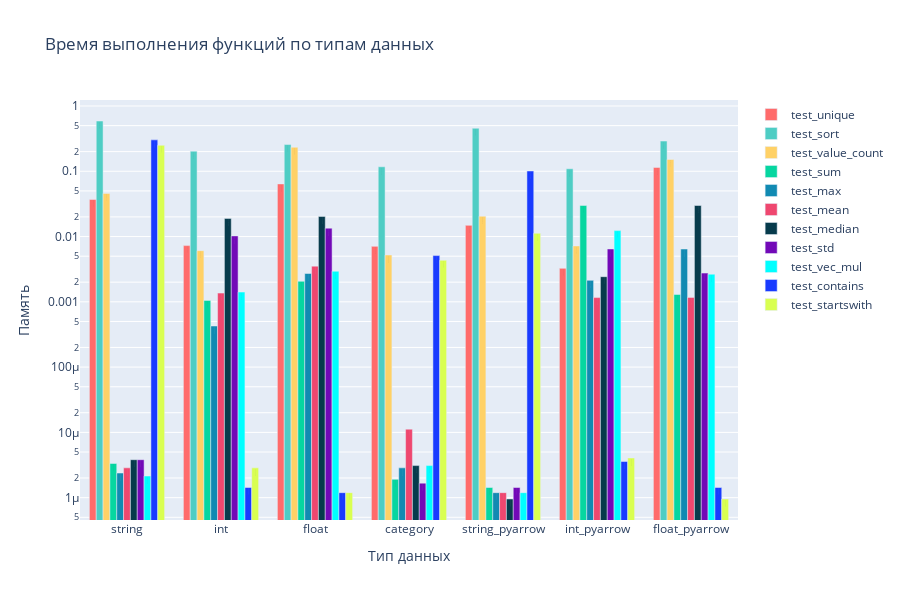

Notebook cell for this chart:
### Code cell
# Создаем график для времени выполнения
fig_time = go.Figure()

# Цвета для функций
colors = {
    'test_unique': '#FF6B6B',
    'test_sort': '#4ECDC4',
    'test_value_count': '#FFD166',
    'test_sum': '#06D6A0',
    'test_max': '#118AB2',
    'test_mean': '#EF476F',
    'test_median': '#073B4C',
    'test_std': '#7209B7',
    'test_vec_mul': '#00FFFF',
    'test_contains': "#193BFF",
    'test_startswith': "#D9FF51",
}

# Добавляем trace для каждой функции
for func in benchmark_df_res['function'].unique():
    func_data = benchmark_df_res[benchmark_df_res['function'] == func]
    fig_time.add_trace(go.Bar(
        name=func,
        x=func_data['column'],
        y=func_data['time'],
        marker_color=colors.get(func, 'gray'),
        text=[f'{t:.6f}' for t in func_data['time']],
        textposition='auto',
    ))

fig_time.update_layout(
    title='Время выполнения функций по типам данных',
    xaxis_title='Тип данных',
    yaxis_title='Память',
    barmode='group',
    yaxis_type='log',
    height=600,
    showlegend=True
)

fig_time.show()

### Figure 1 — Plotly figure (JSON) as saved in the notebook; plotly's stock layout.template omitted (floating-point values rounded to 4 significant figures)
{"data": [{"marker": {"color": "#FF6B6B"}, "name": "test_unique", "text": ["0.036981", "0.007261", "0.064036", "0.007075", "0.014845", "0.003259", "0.114625"], "textposition": "auto", "type": "bar", "x": ["string", "int", "float", "category", "string_pyarrow", "int_pyarrow", "float_pyarrow"], "y": [0.03698, 0.007261, 0.06404, 0.007075, 0.01484, 0.003259, 0.1146]}, {"marker": {"color": "#4ECDC4"}, "name": "test_sort", "text": ["0.588957", "0.203470", "0.256571", "0.117176", "0.456341", "0.109255", "0.290448"], "textposition": "auto", "type": "bar", "x": ["string", "int", "float", "category", "string_pyarrow", "int_pyarrow", "float_pyarrow"], "y": [0.589, 0.2035, 0.2566, 0.1172, 0.4563, 0.1093, 0.2904]}, {"marker": {"color": "#FFD166"}, "name": "test_value_count", "text": ["0.045791", "0.006076", "0.233557", "0.005223", "0.020516", "0.007187", "0.151711"], "textposition": "auto", "type": "bar", "x": ["string", "int", "float", "category", "string_pyarrow", "int_pyarrow", "float_pyarrow"], "y": [0.04579, 0.006076, 0.2336, 0.005223, 0.02052, 0.007187, 0.1517]}, {"marker": {"color": "#06D6A0"}, "name": "test_sum", "text": ["0.000003", "0.001051", "0.002064", "0.000002", "0.000001", "0.029949", "0.001296"], "textposition": "auto", "type": "bar", "x": ["string", "int", "float", "category", "string_pyarrow", "int_pyarrow", "float_pyarrow"], "y": [3.338e-06, 0.001051, 0.002064, 1.907e-06, 1.431e-06, 0.02995, 0.001296]}, {"marker": {"color": "#118AB2"}, "name": "test_max", "text": ["0.000002", "0.000426", "0.002716", "0.000003", "0.000001", "0.002134", "0.006438"], "textposition": "auto", "type": "bar", "x": ["string", "int", "float", "category", "string_pyarrow", "int_pyarrow", "float_pyarrow"], "y": [2.384e-06, 0.0004261, 0.002716, 2.861e-06, 1.192e-06, 0.002134, 0.006438]}, {"marker": {"color": "#EF476F"}, "name": "test_mean", "text": ["0.000003", "0.001361", "0.003522", "0.000011", "0.000001", "0.001162", "0.001169"], "textposition": "auto", "type": "bar", "x": ["string", "int", "float", "category", "string_pyarrow", "int_pyarrow", "float_pyarrow"], "y": [2.861e-06, 0.001361, 0.003522, 1.121e-05, 1.192e-06, 0.001162, 0.001169]}, {"marker": {"color": "#073B4C"}, "name": "test_median", "text": ["0.000004", "0.018952", "0.020338", "0.000003", "0.000001", "0.002427", "0.029890"], "textposition": "auto", "type": "bar", "x": ["string", "int", "float", "category", "string_pyarrow", "int_pyarrow", "float_pyarrow"], "y": [3.815e-06, 0.01895, 0.02034, 3.099e-06, 9.537e-07, 0.002427, 0.02989]}, {"marker": {"color": "#7209B7"}, "name": "test_std", "text": ["0.000004", "0.010226", "0.013438", "0.000002", "0.000001", "0.006452", "0.002756"], "textposition": "auto", "type": "bar", "x": ["string", "int", "float", "category", "string_pyarrow", "int_pyarrow", "float_pyarrow"], "y": [3.815e-06, 0.01023, 0.01344, 1.669e-06, 1.431e-06, 0.006452, 0.002756]}, {"marker": {"color": "#00FFFF"}, "name": "test_vec_mul", "text": ["0.000002", "0.001412", "0.002942", "0.000003", "0.000001", "0.012331", "0.002652"], "textposition": "auto", "type": "bar", "x": ["string", "int", "float", "category", "string_pyarrow", "int_pyarrow", "float_pyarrow"], "y": [2.146e-06, 0.001412, 0.002942, 3.099e-06, 1.192e-06, 0.01233, 0.002652]}, {"marker": {"color": "#193BFF"}, "name": "test_contains", "text": ["0.302809", "0.000001", "0.000001", "0.005111", "0.100940", "0.000004", "0.000001"], "textposition": "auto", "type": "bar", "x": ["string", "int", "float", "category", "string_pyarrow", "int_pyarrow", "float_pyarrow"], "y": [0.3028, 1.431e-06, 1.192e-06, 0.005111, 0.1009, 3.576e-06, 1.431e-06]}, {"marker": {"color": "#D9FF51"}, "name": "test_startswith", "text": ["0.250361", "0.000003", "0.000001", "0.004331", "0.011233", "0.000004", "0.000001"], "textposition": "auto", "type": "bar", "x": ["string", "int", "float", "category", "string_pyarrow", "int_pyarrow", "float_pyarrow"], "y": [0.2504, 2.861e-06, 1.192e-06, 0.004331, 0.01123, 4.053e-06, 9.537e-07]}], "layout": {"barmode": "group", "height": 600, "showlegend": true, "title": {"text": "Время выполнения функций по типам данных"}, "xaxis": {"title": {"text": "Тип данных"}}, "yaxis": {"title": {"text": "Память"}, "type": "log"}}}
